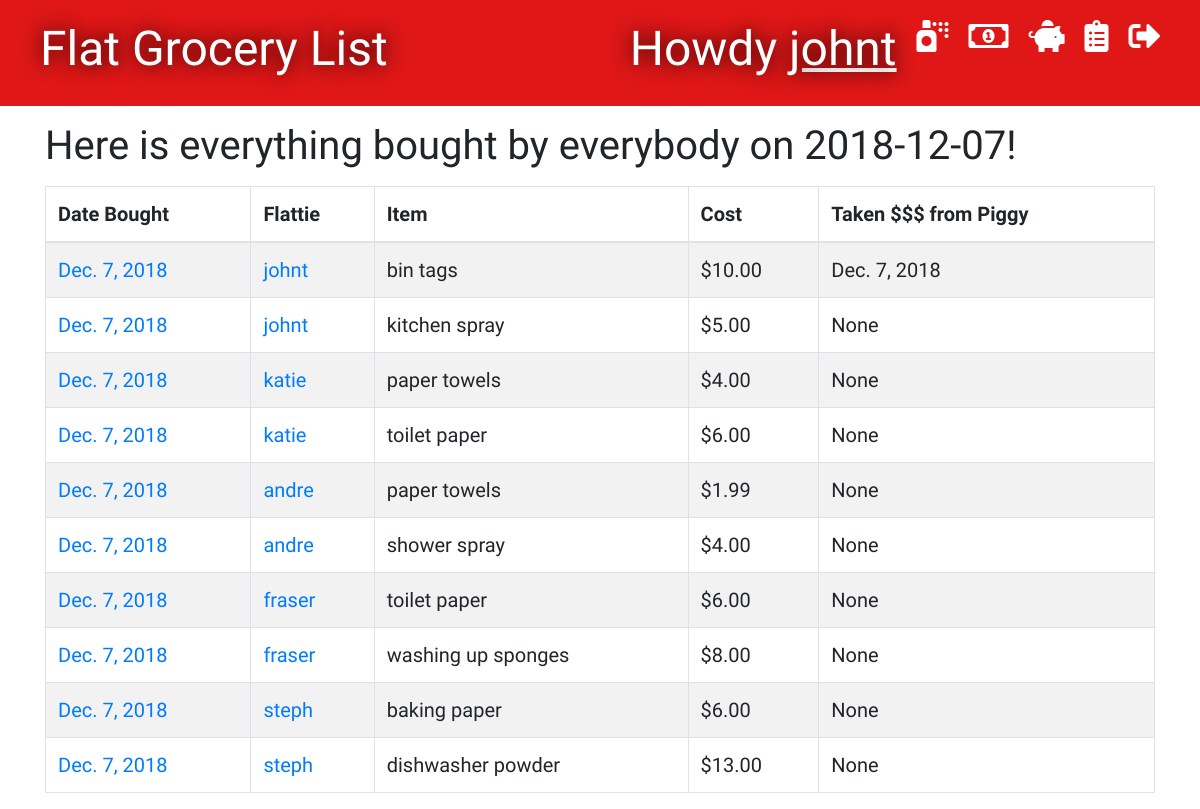
/groceries/2018-12-07/bought_list/ (signed in), run on the app's committed database.
### groceries/models.py (models this page shows, shortened)
class Grocery(models.Model):
    person = models.ForeignKey('auth.User', on_delete=models.CASCADE)
    item = models.CharField(max_length=100)
    cost = models.DecimalField(max_digits=8, decimal_places=2)
    bought_date = models.DateField(default=timezone.now)
    paid_date = models.DateField(blank=True, null=True)

### groceries/views.py (the view)
# urls.py: path('groceries/<bought_date>/bought_list/', views.bought_date_list, name='bought_date_list'),
@ login_required
def bought_date_list(request, bought_date):
    groceries = Grocery.objects.filter(bought_date=bought_date).order_by('person')
    stuff_for_front_end ={'groceries': groceries, 'bought_date': bought_date}
    return render(request, 'groceries/bought_date_list.html', stuff_for_front_end)

### groceries/templates/groceries/bought_date_list.html (shortened to what this page needs)
{% extends 'groceries/base.html' %}
{% block content %}
    <h1>Here is everything bought by everybody on {{ bought_date }}!</h1>
    <table id="tablePreview" class="table table-striped table-hover table-bordered">
        <thead>
        <tr>
            <th>Date Bought</th>
            <th>Flattie</th>
            <th>Item</th>
            <th>Cost</th>
            <th>Taken $$$ from Piggy</th>
        </tr>
        </thead>
        <tbody>
            {% for grocery in groceries %}
                <tr>
                    <td><a href="{% url 'bought_date_list' bought_date=grocery.bought_date %}">{{ grocery.bought_date }}</a></td>
                    <td><a href="{% url 'purchaser_list' person_id=grocery.person_id %}">{{ grocery.person }}</a></td>
                    <td>{{ grocery.item }}</td>
                    <td>${{ grocery.cost }}</td>
                    <td>{{ grocery.paid_date }}</td>
                </tr>
            {% endfor %}
        </tbody>
    </table>
{% endblock %}

### groceries/templates/groceries/base.html (shortened to what this page needs)
{% load staticfiles %}
<!DOCTYPE html>
<html lang="en">
<head>
    <link rel="stylesheet" href="https://stackpath.bootstrapcdn.com/bootstrap/4.1.3/css/bootstrap.min.css">
    <link rel="stylesheet" href="{% static 'css/groceries.css' %}">
    <link rel="stylesheet" href="https://use.fontawesome.com/releases/v5.5.0/css/all.css"
>
</head>
<body>
<div class="page-header">
    {% if user.is_authenticated %}
        <a href="{% url 'logout' %}" class="top-menu"><i class="fas fa-sign-out-alt fa-2x"></i></a>
        <a href="{% url 'groceries_complete_list' %}" class="top-menu"><i class="fas fa-clipboard-list fa-2x"></i></a>
        <a href="{% url 'piggy_top_up_list' %}" class="top-menu"><i class="fas fa-piggy-bank fa-2x"></i></a>
        <a href="{% url 'piggy_page' %}" class="top-menu"><i class="far fa-money-bill-alt fa-2x"></i></a>
        <a href="{% url 'groceries_new' %}" class="top-menu"><i class="fas fa-spray-can fa-2x"></i></a>
        <h1 class="top-menu">Howdy <a href="{% url 'user_purchaser_list' %}"><u>{{ user.username }}</u></a></h1>
    {% endif %}
    <h1><a href="{% url 'grocery_list' %}">Flat Grocery List</a></h1>
</div>
<div class="'content container">
    <div class="'row">
        <div class="'col-md-8">
            {% block content %}
            {% endblock %}
        </div>
    </div>
</div>
</body>
</html>

### groceries/static/css/groceries.css (style rules this page uses)
.page-header { background-color: #DF1717; margin-top: 0; padding: 20px 20px 20px 40px; }
.page-header h1, .page-header h1 a { color: #ffffff; text-shadow: 0 0 20px black; font-size: 36pt; text-decoration: none; }
.table { font-family: 'Indie Flower', cursive; font-size: 15pt; }
h1, h2, h3, h4 { font-family: 'Indie Flower', cursive; }
.top-menu, .top-menu:hover { color: #ffffff; float: right; margin-right: 20px; }

### data on the page
Grocery: bought_date "Dec. 7, 2018", person "johnt", item "bin tags", cost "10.00", paid_date "Dec. 7, 2018"
Grocery: bought_date "Dec. 7, 2018", person "johnt", item "kitchen spray", cost "5.00", paid_date "None"
Grocery: bought_date "Dec. 7, 2018", person "katie", item "paper towels", cost "4.00", paid_date "None"
Grocery: bought_date "Dec. 7, 2018", person "katie", item "toilet paper", cost "6.00", paid_date "None"
Grocery: bought_date "Dec. 7, 2018", person "andre", item "paper towels", cost "1.99", paid_date "None"
Grocery: bought_date "Dec. 7, 2018", person "andre", item "shower spray", cost "4.00", paid_date "None"
Grocery: bought_date "Dec. 7, 2018", person "fraser", item "toilet paper", cost "6.00", paid_date "None"
Grocery: bought_date "Dec. 7, 2018", person "fraser", item "washing up sponges", cost "8.00", paid_date "None"
Grocery: bought_date "Dec. 7, 2018", person "steph", item "baking paper", cost "6.00", paid_date "None"
Grocery: bought_date "Dec. 7, 2018", person "steph", item "dishwasher powder", cost "13.00", paid_date "None"

### other printed values
{{ user.username }} "johnt"
{{ bought_date }} "2018-12-07"
